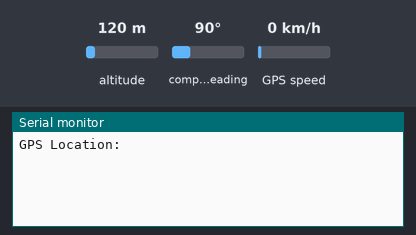
The sketch below on a simulated ESP32. On the bench: the last lines printed to the serial monitor. The test bench sets the inputs (shaded band); at power-on: altitude 120 m, compass heading 90°, GPS speed 0 km/h. The GPS gets a fix after 3 s at 37.7749, -122.4194 with 8 satellites.

Above: at 1.2 s.
1.3 s: altitude set to 20 m
At 3.9 s:
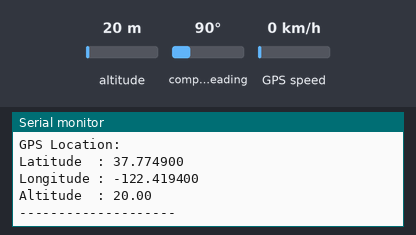
4.5 s: altitude set to 250 m
At 5.5 s:
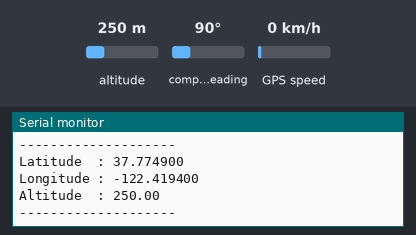

Measured:
- after the input at 1.3 s, the serial monitor: prints a new line after 1.7 s (image 1)
- after the input at 4.5 s, the serial monitor: prints a new line after 0.58 s (image 2)

The sketch:

GPS-TRACKER.ino
```cpp
#include <TinyGPS++.h>
#include <HardwareSerial.h>

#define GPS_SERIAL_NUM 1
#define GPS_RX_PIN 34
#define GPS_TX_PIN 12

TinyGPSPlus gps;
HardwareSerial GPSSerial(GPS_SERIAL_NUM);

void setup() {
  Serial.begin(115200);
  GPSSerial.begin(9600, SERIAL_8N1, GPS_RX_PIN, GPS_TX_PIN);

  Serial.println("GPS Location:");
}

void loop() {
  while (GPSSerial.available() > 0) {
    gps.encode(GPSSerial.read());
  }

  if (gps.location.isValid()) {
    Serial.print("Latitude  : ");
    Serial.println(gps.location.lat(), 6);
    Serial.print("Longitude : ");
    Serial.println(gps.location.lng(), 6);
    Serial.print("Altitude  : ");
    Serial.println(gps.altitude.meters());
    Serial.println("--------------------");
  }

  delay(1000);
}
```
